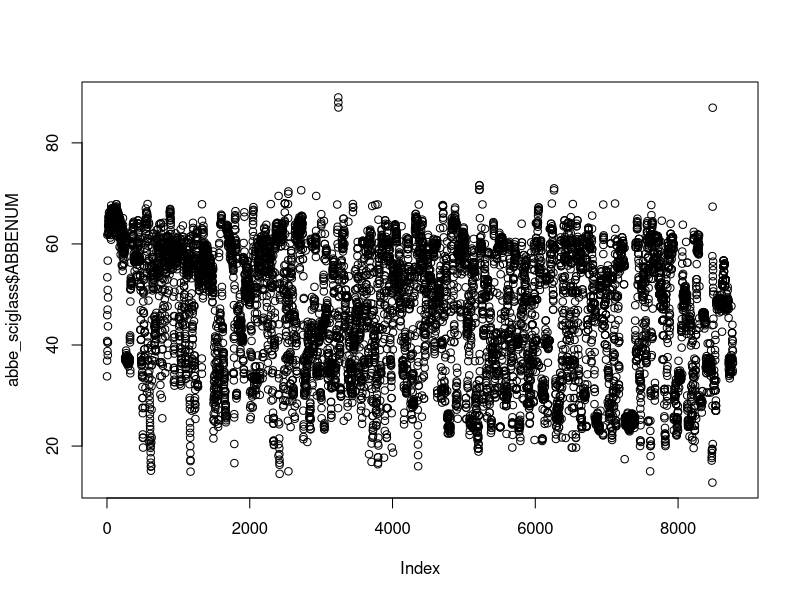
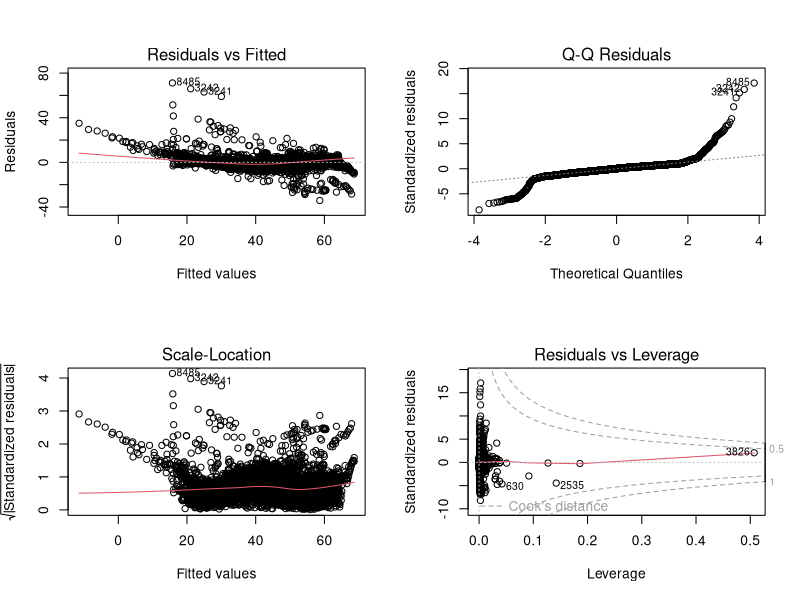

The R script that drew these images, in order:
#ABBE no Prediction
abbe_sciglass <- read.csv("ABBE_sciglass.csv")
View(abbe_sciglass)
summary(abbe_sciglass)
attach(abbe_sciglass)
plot(abbe_sciglass$ABBENUM)

#Multi linear Regression ----
lm.fit <- lm(abbe_sciglass$ABBENUM ~., data=abbe_sciglass)
summary(lm.fit)
par(mfrow=c(2,2))
plot(lm.fit)

# Random Forest ----


# Neural network ---- 

